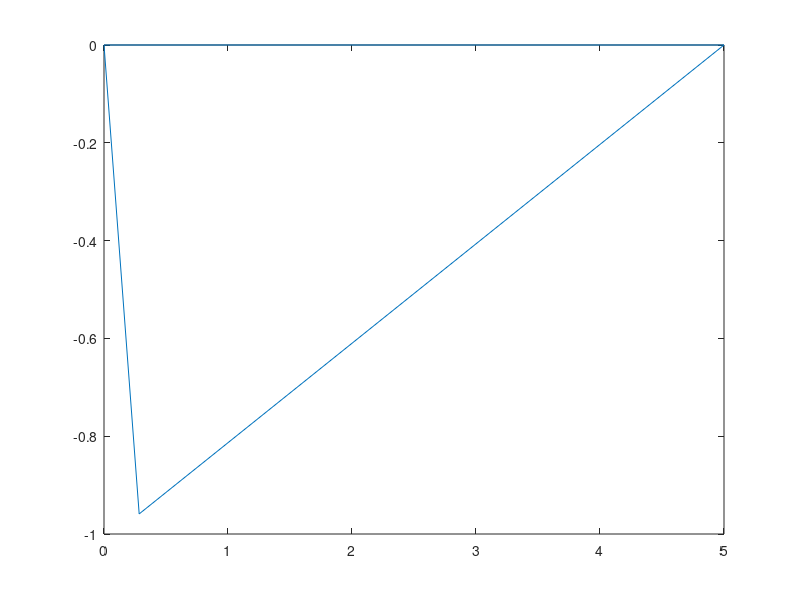

Here is the MATLAB script that generated this plot: (Note: this script raises an error after producing the figure.)
function [A,P]=AreaSectorOfaCircle()
r=input('Type the value of the radius: ');
o=input('Type the angle in degrees:');
d=o*(pi/180);
A=(0.5*d*(r^2));
P=(2*r)+(d*r);
plot([0 cos(o) r 0], [0 sin(o) 0  0]),'k';
axis([-0.5 1.1*r -0.5 2*sin(o)]);
end